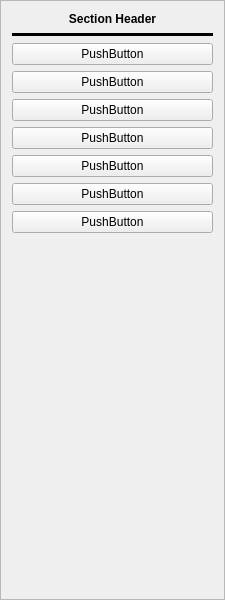
      <widget class="QFrame" name="frame_nav">
       <property name="geometry">
        <rect>
         <x>20</x>
         <y>20</y>
         <width>225</width>
         <height>600</height>
        </rect>
       </property>
       <property name="sizePolicy">
        <sizepolicy hsizetype="Maximum" vsizetype="Preferred">
         <horstretch>0</horstretch>
         <verstretch>0</verstretch>
        </sizepolicy>
       </property>
       <property name="minimumSize">
        <size>
         <width>225</width>
         <height>600</height>
        </size>
       </property>
       <property name="maximumSize">
        <size>
         <width>225</width>
         <height>800</height>
        </size>
       </property>
       <property name="frameShape">
        <enum>QFrame::StyledPanel</enum>
       </property>
       <property name="frameShadow">
        <enum>QFrame::Raised</enum>
       </property>
       <layout class="QVBoxLayout" name="verticalLayout_nav">
        <item>
         <widget class="QLabel" name="label_section_header">
          <property name="sizePolicy">
           <sizepolicy hsizetype="Preferred" vsizetype="Preferred">
            <horstretch>0</horstretch>
            <verstretch>0</verstretch>
           </sizepolicy>
          </property>
          <property name="maximumSize">
           <size>
            <width>225</width>
            <height>16777215</height>
           </size>
          </property>
          <property name="font">
           <font>
            <bold>true</bold>
            <underline>false</underline>
           </font>
          </property>
          <property name="styleSheet">
           <string notr="true">padding-bottom: -5;
margin-bottom: -5;
</string>
          </property>
          <property name="text">
           <string>Section Header</string>
          </property>
          <property name="alignment">
           <set>Qt::AlignCenter</set>
          </property>
          <property name="margin">
           <number>0</number>
          </property>
         </widget>
        </item>
        <item>
         <widget class="Line" name="line">
          <property name="sizePolicy">
           <sizepolicy hsizetype="Preferred" vsizetype="Fixed">
            <horstretch>0</horstretch>
            <verstretch>0</verstretch>
           </sizepolicy>
          </property>
          <property name="minimumSize">
           <size>
            <width>0</width>
            <height>5</height>
           </size>
          </property>
          <property name="maximumSize">
           <size>
            <width>225</width>
            <height>16777215</height>
           </size>
          </property>
          <property name="font">
           <font>
            <pointsize>11</pointsize>
           </font>
          </property>
          <property name="frameShadow">
           <enum>QFrame::Plain</enum>
          </property>
          <property name="lineWidth">
           <number>3</number>
          </property>
          <property name="orientation">
           <enum>Qt::Horizontal</enum>
          </property>
         </widget>
        </item>
        <item>
         <widget class="QPushButton" name="pushButton_nav_1">
          <property name="maximumSize">
           <size>
            <width>225</width>
            <height>16777215</height>
           </size>
          </property>
          <property name="autoFillBackground">
           <bool>false</bool>
          </property>
          <property name="text">
           <string>PushButton</string>
          </property>
          <property name="checkable">
           <bool>true</bool>
          </property>
         </widget>
        </item>
        <item>
         <widget class="QPushButton" name="pushButton_nav_2">
          <property name="maximumSize">
           <size>
            <width>225</width>
            <height>16777215</height>
           </size>
          </property>
          <property name="text">
           <string>PushButton</string>
          </property>
          <property name="checkable">
           <bool>true</bool>
          </property>
         </widget>
        </item>
        <item>
         <widget class="QPushButton" name="pushButton_nav_3">
          <property name="maximumSize">
           <size>
            <width>225</width>
            <height>16777215</height>
           </size>
          </property>
          <property name="text">
           <string>PushButton</string>
          </property>
          <property name="checkable">
           <bool>true</bool>
          </property>
         </widget>
        </item>
        <item>
         <widget class="QPushButton" name="pushButton_nav_4">
          <property name="maximumSize">
           <size>
            <width>225</width>
            <height>16777215</height>
           </size>
          </property>
          <property name="text">
           <string>PushButton</string>
          </property>
          <property name="checkable">
           <bool>true</bool>
          </property>
         </widget>
        </item>
        <item>
         <widget class="QPushButton" name="pushButton_nav_5">
          <property name="maximumSize">
           <size>
            <width>225</width>
            <height>16777215</height>
           </size>
          </property>
          <property name="text">
           <string>PushButton</string>
          </property>
          <property name="checkable">
           <bool>true</bool>
          </property>
         </widget>
        </item>
        <item>
         <widget class="QPushButton" name="pushButton_nav_6">
          <property name="maximumSize">
           <size>
            <width>225</width>
            <height>16777215</height>
           </size>
          </property>
          <property name="text">
           <string>PushButton</string>
          </property>
          <property name="checkable">
           <bool>true</bool>
          </property>
         </widget>
        </item>
        <item>
         <widget class="QPushButton" name="pushButton_nav_7">
          <property name="maximumSize">
           <size>
            <width>225</width>
            <height>16777215</height>
           </size>
          </property>
          <property name="text">
           <string>PushButton</string>
          </property>
          <property name="checkable">
           <bool>true</bool>
          </property>
         </widget>
        </item>
        <item>
         <spacer name="verticalSpacer">
          <property name="orientation">
           <enum>Qt::Vertical</enum>
          </property>
          <property name="sizeHint" stdset="0">
           <size>
            <width>20</width>
            <height>40</height>
           </size>
          </property>
         </spacer>
        </item>
       </layout>
      </widget>
